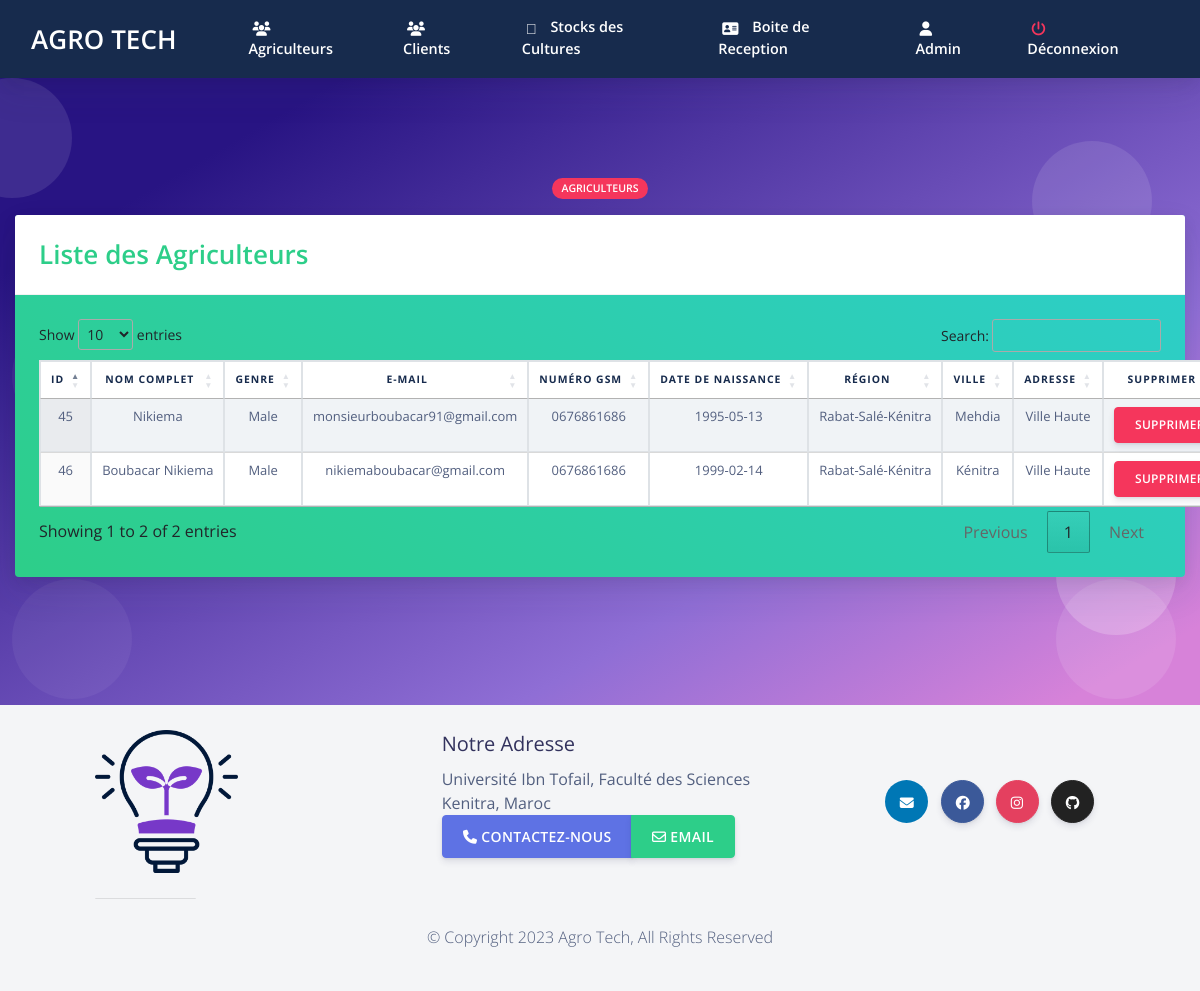
The app's page /admin/afarmers.php (signed in) with its own data.
### tables this page shows
CREATE TABLE `farmerlogin` (
  `farmer_id` int(11) NOT NULL,
  `farmer_name` varchar(255) NOT NULL,
  `password` varchar(255) NOT NULL,
  `email` varchar(255) NOT NULL,
  `phone_no` varchar(50) NOT NULL,
  `F_gender` varchar(255) NOT NULL,
  `F_birthday` varchar(255) NOT NULL,
  `F_State` varchar(255) NOT NULL,
  `F_District` varchar(255) NOT NULL,
  `F_Location` varchar(255) NOT NULL,
  `otp` int(20) DEFAULT NULL
);

### admin/afarmers.php (the view, shortened to what this page needs)
<?php
require('../sql.php');
$user = $_SESSION['admin_login_user'];
$query4 = "SELECT * from admin where admin_name ='$user'";
              $ses_sq4 = mysqli_query($conn, $query4);
              $row4 = mysqli_fetch_assoc($ses_sq4);
              $para2 = $row4['admin_name'];
?>
<!doctype html>
<html lang="en">
<?php require ('aheader.php');  ?>
  <body class="bg-white" id="top">
<?php require ('anav.php');  ?>
  <section class="section section-shaped section-lg">
    <div class="shape shape-style-1 shape-primary">
      <span></span>
      <span></span>
      <span></span>
      <span></span>
      <span></span>
      <span></span>
      <span></span>
      <span></span>
      <span></span>
      <span></span>
    </div>
<div class="container-fluid ">
    	 <div class="row">
          <div class="col-md-8 mx-auto text-center">
            <span class="badge badge-danger badge-pill mb-3">AGRICULTEURS</span>
          </div>
        </div>
          <div class="row row-content">
            <div class="col-md-12 mb-3">
				<div class="card text-white bg-gradient-success mb-3">
				  <div class="card-header">
				  <span class=" text-success display-4" >  Liste des Agriculteurs  </span>
				  </div>
				  <div class="card-body text-dark">
				<table class="table table-striped table-hover table-bordered bg-gradient-white text-center display" id="myTable">
    <thead>
					<tr class="font-weight-bold text-default">
            <th><center>ID</center></th>
					<th><center> Nom Complet</center></th>
					<th><center>Genre</center></th>
					<th><center>E-mail </center></th>
					<th><center>Numéro GSM</center></th>
					<th><center>Date de Naissance</center></th>
					<th><center>Région</center></th>
					<th><center>Ville</center></th>
					<th><center>Adresse</center></th>
					<th><center>Supprimer</center></th>
        </tr>
    </thead>
    <tbody>
  						<?php
$sql = "SELECT farmer_name, farmer_id, F_gender, email, phone_no, F_birthday, F_State, F_District, F_Location FROM farmerlogin";
								$query = mysqli_query($conn,$sql);
								while($res = mysqli_fetch_array($query)){
				 ?>
		 <tr class="text-center">
							 <td> <?php echo $res['farmer_id'];  ?> </td>
							 <td> <?php echo $res['farmer_name'];  ?> </td>
							 <td> <?php echo $res['F_gender'];  ?> </td>
							 <td> <?php echo $res['email'];  ?> </td>
							 <td> <?php echo $res['phone_no'];  ?> </td>
							 <td> <?php echo $res['F_birthday'];  ?> </td>
							 <td> <?php echo $res['F_State'];  ?> </td>
							 <td> <?php echo $res['F_District'];  ?> </td>
							 <td> <?php echo $res['F_Location'];  ?> </td>
							<td > <button class="btn btn-sm btn-danger" > <a href="afdelete.php?id=<?php echo $res['farmer_id']; ?>"  class=" nav-link text-white">Supprimer</a> </button> </td>
							</tr>
							 <?php
							 }
							  ?>
    </tbody>
	</table>
</div>
				</div>
            </div>
          </div>
        </div>
</section>
	   <?php require("footer.php");?>
</body>
</html>

### admin/anav.php (shortened to what this page needs)
<nav
     id="navbar-main"
     class="
       navbar navbar-main navbar-expand-lg
       bg-default
       navbar-light
       position-sticky
       top-0
       shadow
       py-0
     "
   >
     <div class="container-fluid">
       <ul class="navbar-nav navbar-nav-hover align-items-lg-center">
       <li class="nav-item dropdown">
   <a href="../index.php" class="navbar-brand mr-lg-5 text-white">
       <div style="font-size: 26px; color: #ffffff;">
           AGRO TECH
       </div>
   </a>
       </li>
       </ul>
       <div class="navbar-collapse collapse bg-default" id="navbar_global">
         <ul class="navbar-nav align-items-lg-center ml-auto topnav">
		 <li class="nav-item">
             <a href="afarmers.php" class="nav-link">
               <span class="text-white nav-link-inner--text font-weight-bold"
                 ><i class="text-white fas fa-users"></i> Agriculteurs</span
               >
             </a>
           </li>
		<li class="nav-item">
             <a href="acustomers.php" class="nav-link">
               <span class="text-white nav-link-inner--text font-weight-bold"
                 ><i class="text-white fas fa-users"></i> Clients</span
               >
             </a>
           </li>
		<li class="nav-item">
             <a href="aproducedcrop.php" class="nav-link">
               <span class="text-white nav-link-inner--text font-weight-bold"
                 ><i class="text-white fad fa-store-alt"></i> Stocks des Cultures</span
               >
             </a>
           </li>
		<li class="nav-item">
             <a href="aviewmsg.php" class="nav-link">
               <span class="text-white nav-link-inner--text font-weight-bold"
                 ><i class="text-white fas fa-address-card"></i> Boite de Reception</span
               >
             </a>
           </li>
	   <li class="nav-item">
             <a href="aprofile.php" class="nav-link">
               <span class="text-white nav-link-inner--text font-weight-bold"
                 ><i class="text-white fas fa-user"></i> <?php echo $para2 ?> </span
               >
             </a>
           </li>
	   <li class="nav-item">
             <a href="alogout.php" class="nav-link">
               <span class="text-white nav-link-inner--text font-weight-bold"
                 ><i class="text-danger fas fa-power-off"></i> Déconnexion </span
               >
             </a>
           </li>
         </ul>
       </div>
     </div>
   </nav>

### admin/anav.php (style rules this page uses)
.topnav a { border-bottom: 3px solid transparent; }

### records on screen
farmerlogin: farmer_id "45", farmer_name "Nikiema", F_gender "Male", email "monsieurboubacar91@gmail.com", phone_no "0676861686", F_birthday "1995-05-13", F_State "Rabat-Salé-Kénitra", F_District "Mehdia", F_Location "Ville Haute"
farmerlogin: farmer_id "46", farmer_name "Boubacar Nikiema", F_gender "Male", email "nikiemaboubacar@gmail.com", phone_no "0676861686", F_birthday "1999-02-14", F_State "Rabat-Salé-Kénitra", F_District "Kénitra", F_Location "Ville Haute"

### other values on screen
$para2 "Admin"
